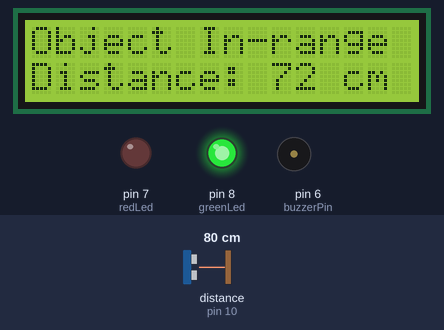
The sketch below on a simulated Arduino Uno, built with avr-gcc and run on an emulated ATmega328P. Shown: 16×2 character LCD, output pins drawn as LEDs (lit = HIGH), buzzer (waves = sounding). Wiring (inferred from the names in the program): ultrasonic range finder: trigger pin 9; echo pin 10. Dashed ring = blinking. Inputs (shaded band) come from the test bench; at power-on: distance to the obstacle (sensor on pin 10) 80 cm. The echo pulse lasts 58.3 µs per cm; pins used as bus, display or sensor lines are not drawn; what the sketch prints to the serial monitor is not drawn.

Above: at 1.2 s.
1.3 s: distance to the obstacle (sensor on pin 10) set to 2 cm
At 1.8 s:
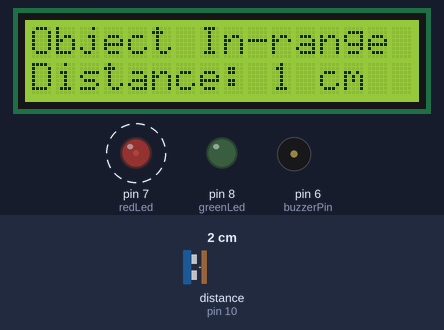
2.9 s: distance to the obstacle (sensor on pin 10) set to 60 cm
At 3.3 s:
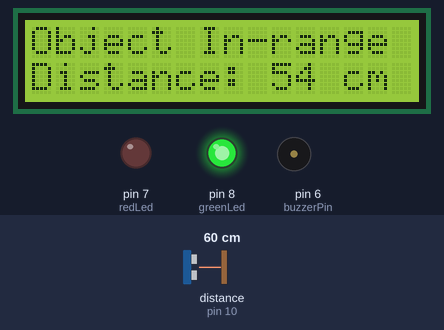
5.9 s: distance to the obstacle (sensor on pin 10) set to 250 cm
At 7.0 s:
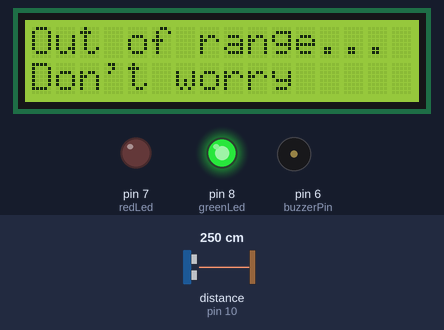
8.9 s: distance to the obstacle (sensor on pin 10) set to 4 cm
At 10.37 s:
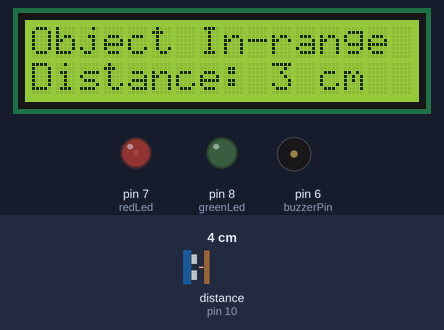
11.9 s: distance to the obstacle (sensor on pin 10) set to 9 cm
At 12.4 s:
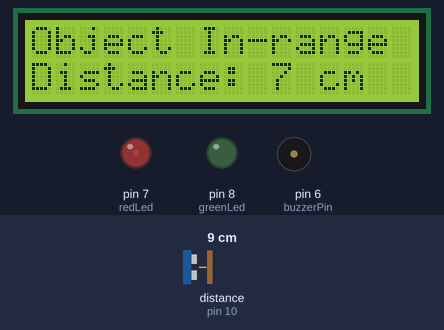
14.9 s: distance to the obstacle (sensor on pin 10) set to 33 cm
At 15.6 s:
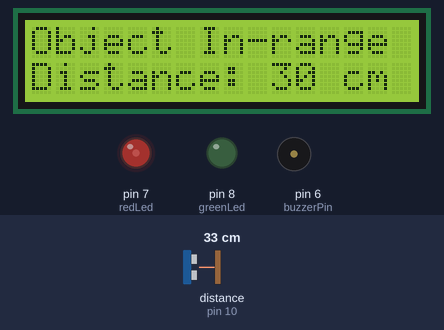
Timing chart, 0 to 18.9 s (numbered marks = the images above; inputs shaded):
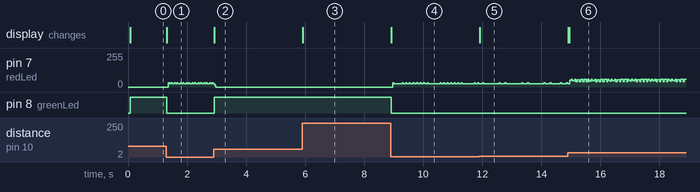

Measured:
- after the input at 1.3 s, pin 7 (redLed): alternates 32/255 for 0.04 s and 26/255 for 0.04 s, starting after 0.07 s; pin 8 (greenLed): HIGH → LOW at once; the display: changes at once (image 1)
- after the input at 2.9 s, pin 8 (greenLed): LOW → HIGH at once; the display: changes at once (image 2)
- after the input at 5.9 s, the display: changes at once (image 3)
- after the input at 8.9 s, pin 8 (greenLed): HIGH → LOW at once; the display: changes at once (image 4)
- after the input at 11.9 s, the display: changes at once (image 5)
- after the input at 14.9 s, the display: first changes at once (image 6 shows a later state)

The sketch:

ultrasonic_distance_alarm.ino
```cpp
/*
  Ultra-sonic Distance Alarm

  This program turns on an alarm in case of an approach with various tones according to the object's distance.

  Piezo Buzzer Asigned to Pin 6
  Red LED Asigned to Pin 7
  Green LED Asigned to Pin 8
  Ultrasonic Sensor Asigned to Pin 9 and 10 (Echo and Trigger respectively)
  Liquid Crytal Display Pins:

       LCD RS pin to digital pin 12
       LCD Enable pin to digital pin 11
       LCD D4 pin to digital pin 2
       LCD D5 pin to digital pin 3
       LCD D6 pin to digital pin 4
       LCD D7 pin to digital pin 5

       LCD R/W pin to ground
       LCD VSS pin to ground
       LCD VCC pin to 5V

  The circuit:
  1 Red LED
  1 Green LED
  2 Resistors
  1 Piezo Buzzer
  1 Digital LCD
  1 Ultra-sonic sensor
  1 Potentiometer

  Created 11/3/19
  By Miguel Osuna
  Modified: -/-/-
  By: -----------
*/
#include <LiquidCrystal.h>

// Setting all the component pins
const int buzzerPin = 6;
const int redLed = 7;
const int greenLed = 8;
const int triggerPin = 9;
const int echoPin = 10;

const int rsPin = 12;
const int enPin = 11;
const int d4Pin = 5;
const int d5Pin = 4;
const int d6Pin = 3;
const int d7Pin = 2;

// Now we define an LCD object with the pins specified
// This is the 4 bit mode
LiquidCrystal lcd(rsPin, enPin, d4Pin, d5Pin, d6Pin, d7Pin);

void setup()
{
  //We set up Trigger Pin as an Output and Echo Pin as an Input
  pinMode(buzzerPin, OUTPUT);
  pinMode(redLed, OUTPUT);
  pinMode(greenLed, OUTPUT);
  pinMode(triggerPin, OUTPUT);
  pinMode(echoPin, INPUT);

  // Set up the LCD's columns and rows in order
  lcd.begin(16, 2);
  // Print a message to the LED
  // It sets on 0,1 automatically
  lcd.print("Starting sensor...");
  Serial.begin(9600);
}

void loop()
{
  // Local variables that we will need for the loop
  int timeDuration = 0;
  int distance = 0;
  int timeDelay = 0;

  // First, we setup everything for the trigger square signal
  // The square signal has to have a length of 10 us in order to start the sensing
  digitalWrite(triggerPin, LOW);
  delayMicroseconds(2);
  digitalWrite(triggerPin, HIGH);
  delayMicroseconds(10);
  digitalWrite(triggerPin, LOW);

  // Start to take time when it goes from LOW to HIGH, and stop counting until it reaches LOW again.
  timeDuration = pulseIn(echoPin, HIGH);

  // Then we convert the total time to the distance between the sensor and the object
  // We convert to cm, multiplying us * cm/us
  // The time needs to be divided by 2, because it's only one distance
  distance = objectDistance(timeDuration);
  // We convert the value to a positive one
  distance *= -1;

  // We clear the content in the LCD in order to display again

  Serial.println(distance);
  lcd.clear();
  lcd.setCursor(0, 0);

  // Alarm sequences
  if(distance < 0 || distance > 200)
  {
      lcd.print("Out of range...");
      lcd.setCursor(0,1);
      lcd.print("Don't worry");
  }

  else
  {
    lcd.print("Object In-range");
    lcd.setCursor(0, 1);
    lcd.print("Distance: ");
    lcd.print(distance);
    lcd.print(" cm");

    // If objetc's distance isn't within danger range
    if (distance >= 50)
    {
      digitalWrite(redLed, LOW);
      digitalWrite(greenLed, HIGH);
      noTone(buzzerPin);
    }

    // If objetc's distance is within danger range
    else
    {
      digitalWrite(greenLed, LOW);

      if (distance < 15)
      {
        timeDelay = 1;
        tone(buzzerPin, 4000);
        digitalWrite(redLed, HIGH);
        delay(timeDelay);
      }

      if (distance >= 15 && distance < 30)
      {
        timeDelay = 2;
        tone(buzzerPin, 2500);
        digitalWrite(redLed, HIGH);
        delay(timeDelay);
      }

      if (distance >= 30 && distance < 50)
      {
        timeDelay = 3;
        tone(buzzerPin, 1000);
        digitalWrite(redLed, HIGH);
        delay(timeDelay);
      }

      noTone(buzzerPin);
      digitalWrite(redLed, LOW);
      delay(timeDelay);
    }
  }
}

int objectDistance(int timeDuration)
{
  int distance = 0;
  distance = (timeDuration / 2) * (343 * 100 / 1e06);
  return distance;
}

int chooseDelay(int num)
{
  int timeDelay = 0;
  switch (num)
  {
    case 1:
      timeDelay = 500;
      break;
    case 2:
      timeDelay = 750;
      break;
    case 3:
      timeDelay = 1000;
      break;
    default:
      break;
  }
  return timeDelay;
}
```
